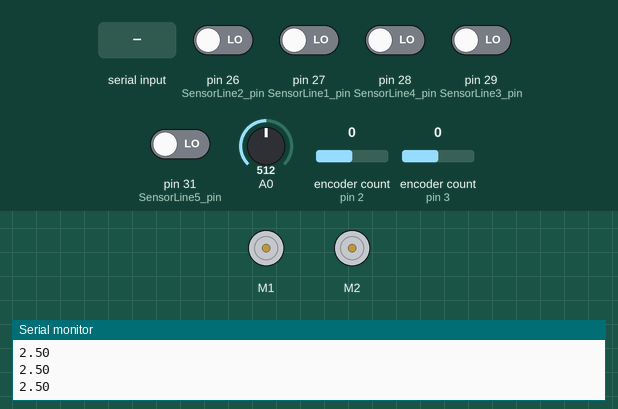
Simulated run of this sketch. Board: Arduino Mega 2560, built with avr-gcc and run on an emulated ATmega2560. On the bench: 2 × DC motor (green arrow = forward, orange = backward, longer = faster), the last lines printed to the serial monitor. The inputs (shaded band) are chosen by the test bench; at power-on: pin 26 (SensorLine2_pin), pin 27 (SensorLine1_pin), pin 28 (SensorLine4_pin), pin 29 (SensorLine3_pin), pin 31 (SensorLine5_pin) LOW, A0 = 512, encoder count (sensors on pin 2, pin 3) 0.

Above: at 1.2 s.
1.3 s: "a" received over Serial
At 2.1 s:
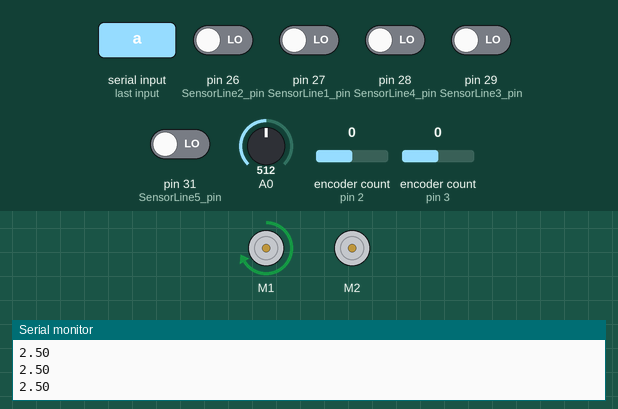
2.8 s: "c" received over Serial
At 3.3 s:
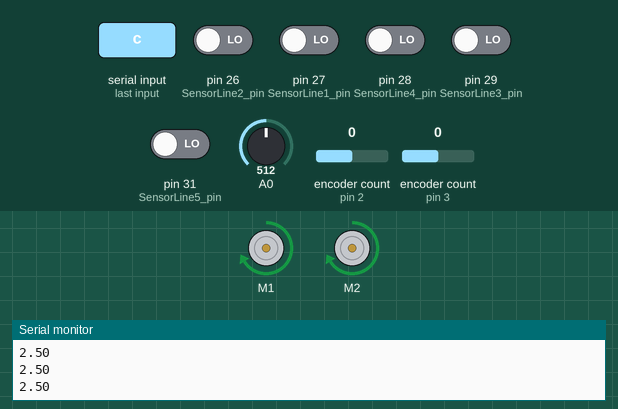
5.8 s: "x" received over Serial
At 6.8 s:
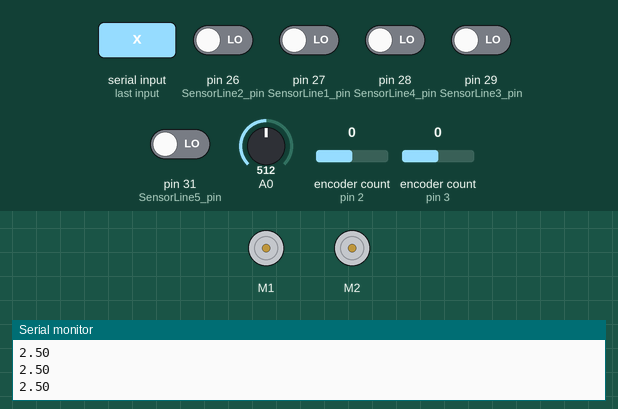
7.3 s: "d" received over Serial
At 7.9 s:
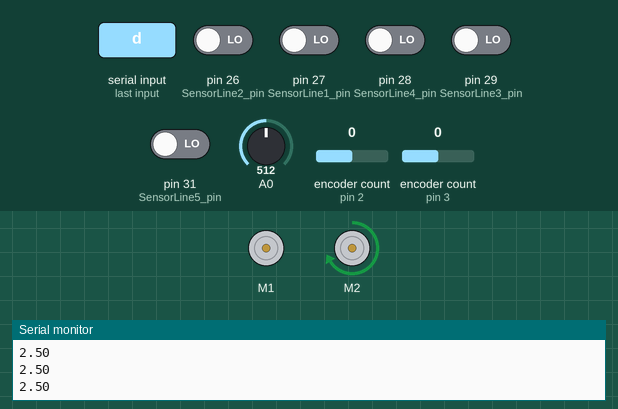
8.8 s: "b" received over Serial
At 10.2 s:
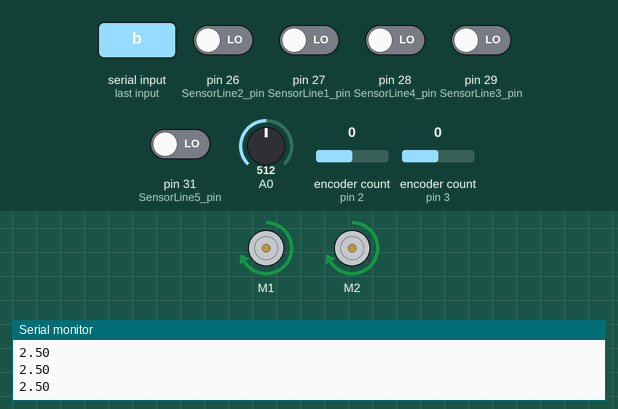
Timing chart, 0 to 11.3 s (numbered marks = the images above; inputs shaded):
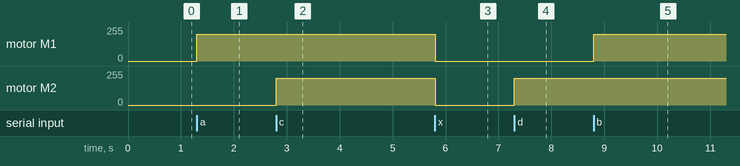

The sketch:

DCMotorTest_06.ino
```cpp
/*
This is a test sketch for the Adafruit assembled Motor Shield for Arduino v2
It won't work with v1.x motor shields! Only for the v2's with built in PWM
control

For use with the Adafruit Motor Shield v2
---->	http://www.adafruit.com/products/1438
Mauricio:
Connexion du capteur de distance analogique

*/

#include <Wire.h>
#include <Adafruit_MotorShield.h>
#include <Encoder.h>

Encoder knobGauche(2, 4);
Encoder knobDroite(3, 5);


uint8_t token = 0;
// Create the motor shield object with the default I2C address
//Adafruit_MotorShield AFMS = Adafruit_MotorShield();
// Or, create it with a different I2C address (say for stacking)
 Adafruit_MotorShield AFMS = Adafruit_MotorShield(0x60);


// Select which 'port' M1, M2, M3 or M4. In this case, M1
Adafruit_DCMotor *myMotorGauche = AFMS.getMotor(1);
Adafruit_DCMotor *myMotorDroite = AFMS.getMotor(2);
// You can also make another motor on port M2
//Adafruit_DCMotor *myOtherMotor = AFMS.getMotor(2);

static unsigned long lastMilli  = 0;
static unsigned long lastMilli2 = 0;


const int SensorLine1_pin = 27;
const int SensorLine2_pin = 26;
const int SensorLine3_pin = 29;
const int SensorLine4_pin = 28;
const int SensorLine5_pin = 31;

static int SensorLine1_answer = 0 ;
static int SensorLine2_answer = 0 ;
static int SensorLine3_answer = 0 ;
static int SensorLine4_answer = 0 ;
static int SensorLine5_answer = 0 ;

static int SensorLine1_answer_old = 0 ;
static int SensorLine2_answer_old = 0 ;
static int SensorLine3_answer_old = 0 ;
static int SensorLine4_answer_old = 0 ;
static int SensorLine5_answer_old = 0 ;


void setup() {
  Serial.begin(9600);           // set up Serial library at 9600 bps
  Serial.println("Adafruit Motorshield v2 - DC Motor test!");

  AFMS.begin();  // create with the default frequency 1.6KHz
  //AFMS.begin(1000);  // OR with a different frequency, say 1KHz

  // Set the speed to start, from 0 (off) to 255 (max speed)
  myMotorGauche->setSpeed(150);
  myMotorGauche->run(FORWARD);
  // turn on motor
  myMotorGauche->run(RELEASE);

  myMotorDroite->setSpeed(150);
  myMotorDroite->run(FORWARD);
  // turn on motor
  myMotorDroite->run(RELEASE);
  token=0;
  lastMilli  = millis();
  lastMilli2 = millis();
  pinMode(SensorLine1_pin, INPUT);
  pinMode(SensorLine2_pin, INPUT);
  pinMode(SensorLine3_pin, INPUT);
  pinMode(SensorLine4_pin, INPUT);
  pinMode(SensorLine5_pin, INPUT);

}

void loop() {
  uint8_t i;
  long newGauche, newDroite;
  static long limit_knob_Gauche=0;
  static long limit_knob_Droite=0;

  newGauche = knobGauche.read();
  newDroite = knobDroite.read();

  switch (token)
  {
    case 0:
    {
      if(millis()-lastMilli > 10){
      myMotorGauche->setSpeed(0);
      myMotorDroite->setSpeed(0);
      knobGauche.write(0);
      knobDroite.write(0);
      myMotorGauche->run(RELEASE);
      myMotorDroite->run(RELEASE);
      lastMilli = millis();
      }
    }break;

    case 1:
    {
      Serial.println("case1");

      myMotorGauche->run(FORWARD);
      myMotorGauche->setSpeed(200);

      limit_knob_Gauche=5000;
      token = 99;
      Serial.print ("Encoder=");
      Serial.println(newGauche);
    }break;

    case 2:
    {
      Serial.println("case2");

      myMotorGauche->run(FORWARD);
      myMotorGauche->setSpeed(200);

      limit_knob_Gauche=15000;
      token = 99;
      Serial.print ("Encoder=");
      Serial.println(newGauche);
    }break;

    case 3:
    {
      Serial.println("case3");

      myMotorDroite->run(FORWARD);
      myMotorDroite->setSpeed(200);

      limit_knob_Droite=5000;
      token = 99;
      Serial.print ("Encoder=");
      Serial.println(newDroite);
    }break;

    case 4:
    {
      Serial.println("case4");

      myMotorDroite->run(FORWARD);
      myMotorDroite->setSpeed(200);

      limit_knob_Droite=15000;
      token = 99;
      Serial.print ("Encoder=");
      Serial.println(newDroite);
    }break;


    case 99:
    {
      if (newGauche>limit_knob_Gauche)
      {
        token = 0;
        Serial.println("ending case");
        Serial.print ("Encoder=");
        Serial.println(newGauche);
      }
      if (newDroite>limit_knob_Droite)
      {
        token = 0;
        Serial.println("ending case");
        Serial.print ("Encoder=");
        Serial.println(newDroite);
      }
    }break;
  }

  if (Serial.available()>0)
  {
    char var_read;
    var_read=Serial.read();
    if (var_read=='a') token = 1;
    if (var_read=='b') token = 2;
    if (var_read=='c') token = 3;
    if (var_read=='d') token = 4;
    if (var_read=='x')
    {
      token = 0;
      Serial.print ("Encoder=");
      Serial.println(newGauche);
      Serial.println("exit");

    }

    if (var_read=='r')
    {
      token = 0;
      Serial.print ("Retablir I2C");
      AFMS.begin();  // create with the default frequency 1.6KHz
    }


  }
  SensorLine1_answer = digitalRead(SensorLine1_pin);
  SensorLine2_answer = digitalRead(SensorLine2_pin);
  SensorLine3_answer = digitalRead(SensorLine3_pin);
  SensorLine4_answer = digitalRead(SensorLine4_pin);
  SensorLine5_answer = digitalRead(SensorLine5_pin);
  if (SensorLine1_answer != SensorLine1_answer_old ||
      SensorLine2_answer != SensorLine2_answer_old ||
      SensorLine3_answer != SensorLine3_answer_old ||
      SensorLine4_answer != SensorLine4_answer_old ||
      SensorLine5_answer != SensorLine5_answer_old)
      {
        Serial.print(" S1:");   Serial.print  (SensorLine1_answer);
        Serial.print(" S2:");   Serial.print  (SensorLine2_answer);
        Serial.print(" S3:");   Serial.print  (SensorLine3_answer);
        Serial.print(" S4:");   Serial.print  (SensorLine4_answer);
        Serial.print(" S5:");   Serial.println(SensorLine5_answer);
      }

  SensorLine1_answer_old = SensorLine1_answer;
  SensorLine2_answer_old = SensorLine2_answer;
  SensorLine3_answer_old = SensorLine3_answer;
  SensorLine4_answer_old = SensorLine4_answer;
  SensorLine5_answer_old = SensorLine5_answer;

  int sensorValue = analogRead(A0);
  float voltage = sensorValue * (5.0 / 1023.0);

  if(millis()-lastMilli2 > 100)
  {
    Serial.println(voltage);
    lastMilli2 = millis();
  }


}
```

Measured:
- after the input at 1.3 s, motor M1: stopped → forward 200/255 at once
- after the input at 2.8 s, motor M2: stopped → forward 200/255 at once
- after the input at 5.8 s, motor M1, motor M2: forward 200/255 → stopped at once
- after the input at 7.3 s, motor M2: stopped → forward 200/255 at once
- after the input at 8.8 s, motor M1: stopped → forward 200/255 at once
